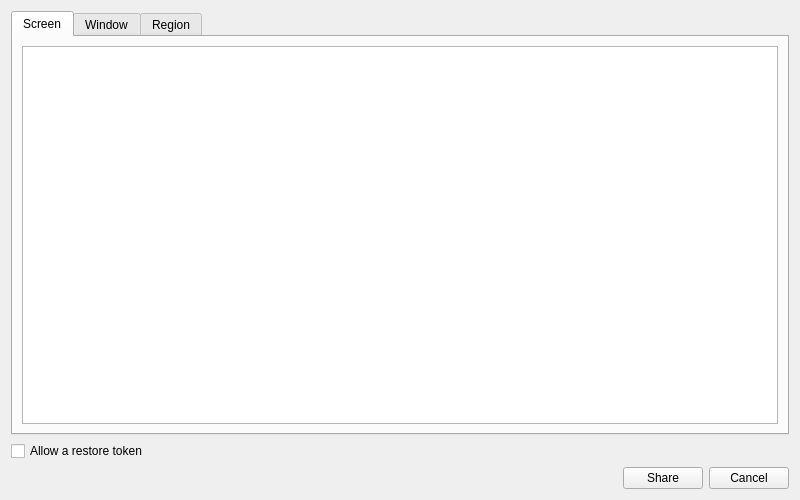
<?xml version="1.0" encoding="UTF-8"?>
<ui version="4.0">
 <class>MainPicker</class>
 <widget class="QDialog" name="MainPicker">
  <property name="geometry">
   <rect>
    <x>0</x>
    <y>0</y>
    <width>800</width>
    <height>500</height>
   </rect>
  </property>
  <property name="windowTitle">
   <string>Select what to share</string>
  </property>
  <layout class="QVBoxLayout" name="verticalLayout_main">
    <item>
     <widget class="QTabWidget" name="tabWidget">
      <property name="currentIndex">
       <number>0</number>
      </property>
      <widget class="QWidget" name="screens">
       <attribute name="title">
        <string>Screen</string>
       </attribute>
       <layout class="QVBoxLayout" name="verticalLayout_screens">
        <item>
         <widget class="QListWidget" name="screenList">
          <property name="editTriggers">
           <set>QAbstractItemView::NoEditTriggers</set>
          </property>
         </widget>
        </item>
       </layout>
      </widget>
      <widget class="QWidget" name="windows">
       <attribute name="title">
        <string>Window</string>
       </attribute>
       <layout class="QHBoxLayout" name="horizontalLayout_windows">
        <item>
         <widget class="QListWidget" name="windowList">
          <property name="maximumSize">
           <size>
            <width>300</width>
            <height>16777215</height>
           </size>
          </property>
          <property name="editTriggers">
           <set>QAbstractItemView::NoEditTriggers</set>
          </property>
         </widget>
        </item>
        <item>
         <widget class="QLabel" name="windowPreview">
          <property name="text">
           <string>Select a window to preview</string>
          </property>
          <property name="alignment">
           <set>Qt::AlignCenter</set>
          </property>
          <property name="sizePolicy">
           <sizepolicy hsizetype="Ignored" vsizetype="Ignored">
            <horstretch>1</horstretch>
            <verstretch>1</verstretch>
           </sizepolicy>
          </property>
         </widget>
        </item>
       </layout>
      </widget>
      <widget class="QWidget" name="region">
       <attribute name="title">
        <string>Region</string>
       </attribute>
       <layout class="QVBoxLayout" name="verticalLayout_region">
        <item>
         <widget class="QPushButton" name="regionButton">
          <property name="text">
           <string>Select Region...</string>
          </property>
          <property name="minimumSize">
           <size>
            <width>0</width>
            <height>40</height>
           </size>
          </property>
         </widget>
        </item>
        <item>
         <spacer name="verticalSpacer">
          <property name="orientation">
           <enum>Qt::Vertical</enum>
          </property>
          <property name="sizeHint" stdset="0">
           <size>
            <width>20</width>
            <height>40</height>
           </size>
          </property>
         </spacer>
        </item>
       </layout>
      </widget>
     </widget>
    </item>
    <item>
     <widget class="QCheckBox" name="checkBox">
      <property name="text">
       <string>Allow a restore token</string>
      </property>
      <property name="toolTip">
       <string>By selecting this, the application will be given a restore token that it can use to skip prompting you next time. 
Only select if you trust the application.</string>
      </property>
     </widget>
    </item>
    <item>
     <layout class="QHBoxLayout" name="horizontalLayout_buttons">
      <item>
       <spacer name="horizontalSpacer">
        <property name="orientation">
         <enum>Qt::Horizontal</enum>
        </property>
        <property name="sizeHint" stdset="0">
         <size>
          <width>40</width>
          <height>20</height>
         </size>
        </property>
       </spacer>
      </item>
      <item>
       <widget class="QPushButton" name="shareBtn">
        <property name="text">
         <string>Share</string>
        </property>
       </widget>
      </item>
      <item>
       <widget class="QPushButton" name="cancelBtn">
        <property name="text">
         <string>Cancel</string>
        </property>
       </widget>
      </item>
     </layout>
    </item>
   </layout>
 </widget>
 <resources/>
 <connections/>
</ui>
